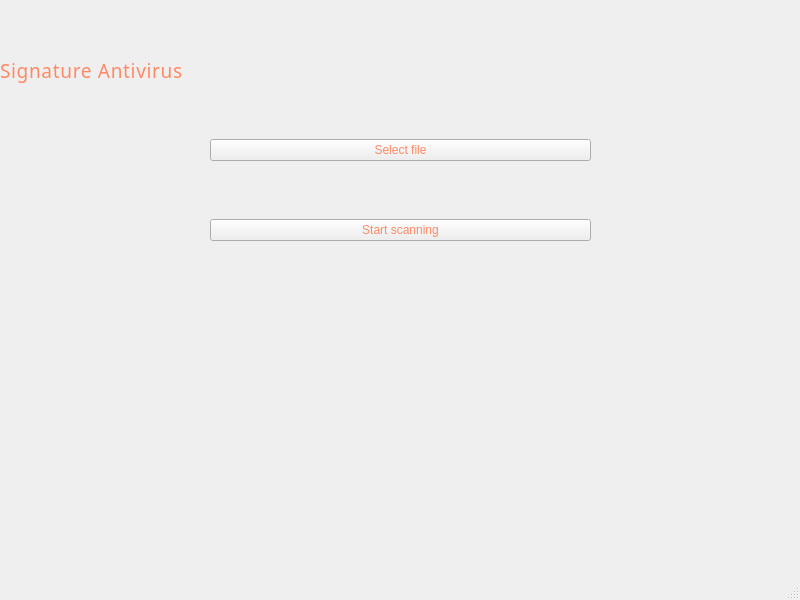
<?xml version="1.0" encoding="UTF-8"?>
<ui version="4.0">
 <class>MainWindow</class>
 <widget class="QMainWindow" name="MainWindow">
  <property name="geometry">
   <rect>
    <x>0</x>
    <y>0</y>
    <width>800</width>
    <height>600</height>
   </rect>
  </property>
  <property name="windowTitle">
   <string>MainWindow</string>
  </property>
  <widget class="QWidget" name="centralwidget">
   <widget class="QWidget" name="verticalLayoutWidget">
    <property name="geometry">
     <rect>
      <x>0</x>
      <y>30</y>
      <width>801</width>
      <height>80</height>
     </rect>
    </property>
    <layout class="QVBoxLayout" name="verticalLayout">
     <item>
      <widget class="QLabel" name="label">
       <property name="font">
        <font>
         <family>Century Gothic</family>
         <pointsize>14</pointsize>
         <italic>false</italic>
         <bold>false</bold>
         <underline>false</underline>
        </font>
       </property>
       <property name="styleSheet">
        <string notr="true">font: 14pt &quot;Century Gothic&quot;;
color: rgb(255, 137, 101);
letter-spacing: 0.7px;
line-height: 1.4;
qproperty-alignment: 'AlignCenter';  /* Выравнивание текста по центру */</string>
       </property>
       <property name="text">
        <string>Signature Antivirus</string>
       </property>
       <property name="textFormat">
        <enum>Qt::TextFormat::AutoText</enum>
       </property>
       <property name="scaledContents">
        <bool>false</bool>
       </property>
      </widget>
     </item>
    </layout>
   </widget>
   <widget class="QWidget" name="verticalLayoutWidget_2">
    <property name="geometry">
     <rect>
      <x>210</x>
      <y>110</y>
      <width>381</width>
      <height>80</height>
     </rect>
    </property>
    <layout class="QVBoxLayout" name="verticalLayout_2">
     <item>
      <widget class="QPushButton" name="selectButton">
       <property name="styleSheet">
        <string notr="true">font: 9pt &quot;Century Gothic&quot;;
    color: rgb(255, 137, 101);
    text-align: center;  /* Для кнопок */</string>
       </property>
       <property name="text">
        <string>Select file</string>
       </property>
      </widget>
     </item>
    </layout>
   </widget>
   <widget class="QWidget" name="verticalLayoutWidget_3">
    <property name="geometry">
     <rect>
      <x>210</x>
      <y>190</y>
      <width>381</width>
      <height>80</height>
     </rect>
    </property>
    <layout class="QVBoxLayout" name="verticalLayout_3">
     <item>
      <widget class="QPushButton" name="scanButton">
       <property name="styleSheet">
        <string notr="true">font: 9pt &quot;Century Gothic&quot;;
    color: rgb(255, 137, 101);
    text-align: center;  /* Для кнопок */</string>
       </property>
       <property name="text">
        <string>Start scanning</string>
       </property>
      </widget>
     </item>
    </layout>
   </widget>
  </widget>
  <widget class="QMenuBar" name="menubar">
   <property name="geometry">
    <rect>
     <x>0</x>
     <y>0</y>
     <width>800</width>
     <height>21</height>
    </rect>
   </property>
  </widget>
  <widget class="QStatusBar" name="statusbar"/>
 </widget>
 <resources/>
 <connections/>
</ui>
